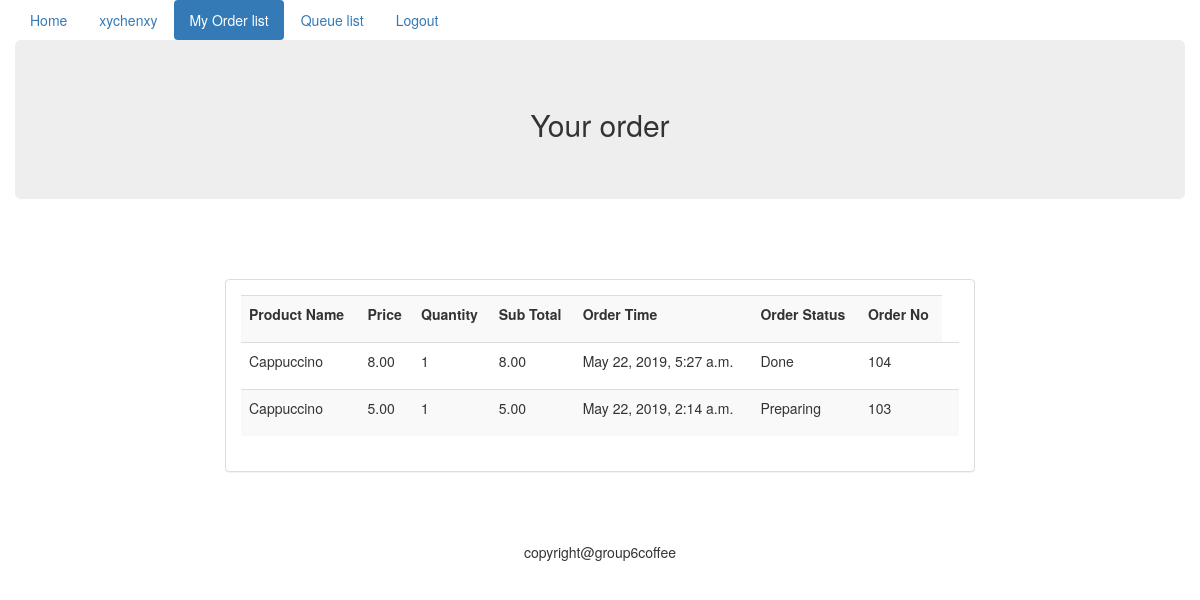
/group6coffee/orderlist (signed in), run on an earlier commit of the app's database.
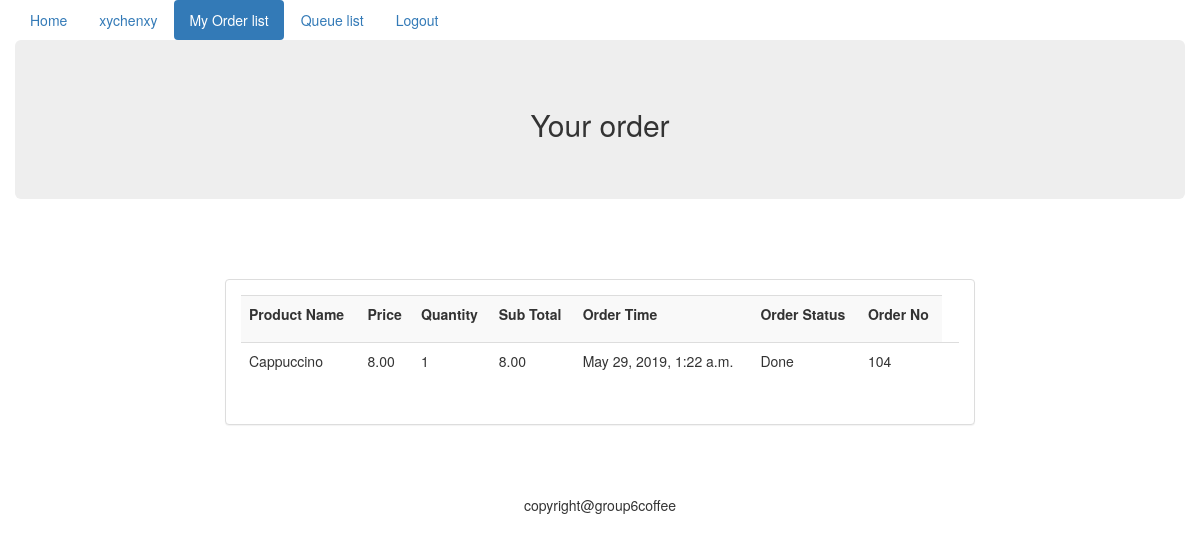
And on a later commit of the database.
### coffee/models.py (models this page shows, shortened)
class OrderItem(models.Model):
    status = (
        ("Receive", "Receive"),
        ("Preparing", "Preparing"),
        ("Done", "Done"),
        ("Remove", "Remove")
    )
    order_item_id = models.AutoField(primary_key=True)
    product_name = models.CharField(max_length=255, default="N")
    product_price = models.DecimalField(max_digits=4, decimal_places=2)
    order_status = models.CharField(max_length=255, choices=status)
    order_number = models.IntegerField(default=1)
    order_sub_total = models.DecimalField(max_digits=8, decimal_places=2)
    created_at = models.DateTimeField(auto_now=True)
    user_name = models.CharField(max_length=255, default="N")

### group6coffee/views.py (the view)
# urls.py: path('orderlist',group6coffee.views.orderlist),
def orderlist(request):
    if not request.user.is_authenticated:
        return render(request, 'user_login.html')
    else:
        orders = OrderItem.objects.filter(user_name=request.user).order_by('-created_at')
        return render(request, 'orderlist.html',{'user_name': request.user,'orders':orders})

### group6coffee/templates/orderlist.html (shortened to what this page needs)
<!DOCTYPE html>
<html lang="en">
<head>
    <link rel="stylesheet" href="https://cdn.jsdelivr.net/npm/bootstrap@3.3.7/dist/css/bootstrap.min.css"
>
</head>
<body>
    <div class="container">
        <div class="row">
            <ul class="nav nav-pills">
              <li role="presentation" ><a href="/group6coffee/index">Home</a></li>
              <li role="presentation"><a href="/group6coffee/productlist">{{ user_name }}</a></li>
                <li role="presentation" class="active"><a href="/group6coffee/orderlist">My Order list</a></li>
                <li role="presentation"><a href="/group6coffee/queuelist">Queue list</a></li>
              <li role="presentation"><a href="/group6coffee/logout">Logout</a></li>
            </ul>
        </div>
    </div>
    <div class="container">
        <div class="row">
            <div class="jumbotron">
                <h2 style="text-align: center">Your order</h2>
            </div>
        </div>
    </div>
    <div class="container">
        <div class="row">
            <div class="col-md-8 col-md-offset-2">
                <div class="panel panel-default" style="margin-top: 50px">
              <div class="panel-body">
                <table class="table table-striped">
                    <tr>
                        <th>
                            <p>Product Name</p>
                        </th>
                        <th>
                            <p>Price</p>
                        </th>
                        <th>
                            <p>Quantity</p>
                        </th>
                        <th>
                            <p>Sub Total</p>
                        </th>
                        <th>
                            <p>Order Time</p>
                        </th>
                        <th>
                            <p>Order Status</p>
                        </th>
                        <th>
                            <p>Order No</p>
                        </th>
                    </tr>
                    {% for item in orders %}
                        <tr>
                            <td>
                                <p>{{ item.product_name }}</p>
                            </td>
                            <td>
                                <p>{{ item.product_price }}</p>
                            </td>
                            <td>
                                <p>{{ item.order_number }}</p>
                            </td>
                            <td>
                                <p>{{ item.order_sub_total }}</p>
                            </td>
                            <td>
                                <p>{{ item.created_at }}</p>
                            </td>
                            <td>
                                {%  if item.order_status == "Remove" %}
                                    <p>Done</p>
                                {% else %}
                                    <p>{{ item.order_status }}</p>
                                {% endif %}
                            </td>
                            <td>
                                <p>{{ item.order_item_id }}</p>
                            </td>
                            <td>
                            </td>
                        </tr>
                    {% endfor %}
                </table>
              </div>
            </div>
            </div>
        </div>
    </div>
    <div class="container">
        <div class="row">
            <div style="margin-top: 50px">
                <p style="text-align: center">copyright@group6coffee</p>
            </div>
        </div>
    </div>
</body>
</html>

What changed in the data, as far as the page shows it:
removed OrderItem: product_name "Cappuccino", product_price "5.00", order_number "1", order_sub_total "5.00", created_at "May 22, 2019, 2:14 a.m.", order_status "Preparing", order_item_id "103"
changed OrderItem "Cappuccino": created_at "May 22, 2019, 5:27 a.m." → "May 29, 2019, 1:22 a.m."; order_status "Done" → (not shown); now shows "Done"
